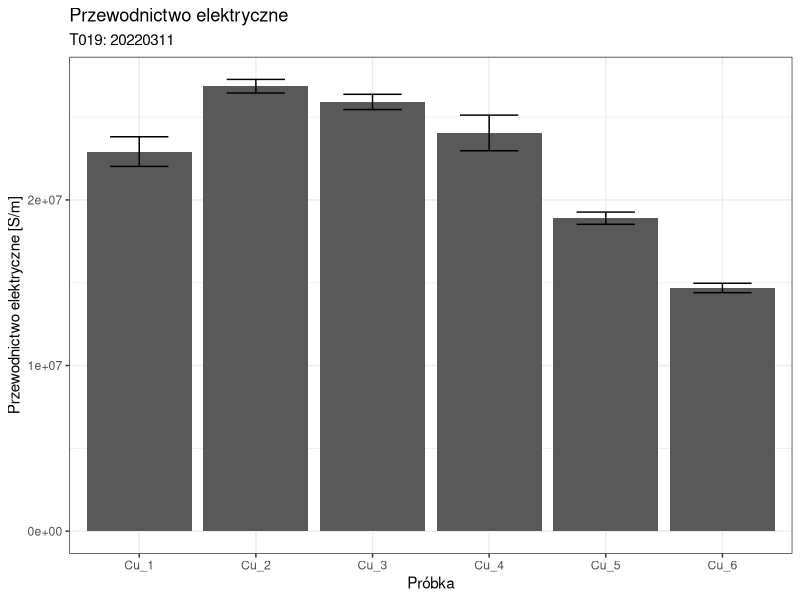
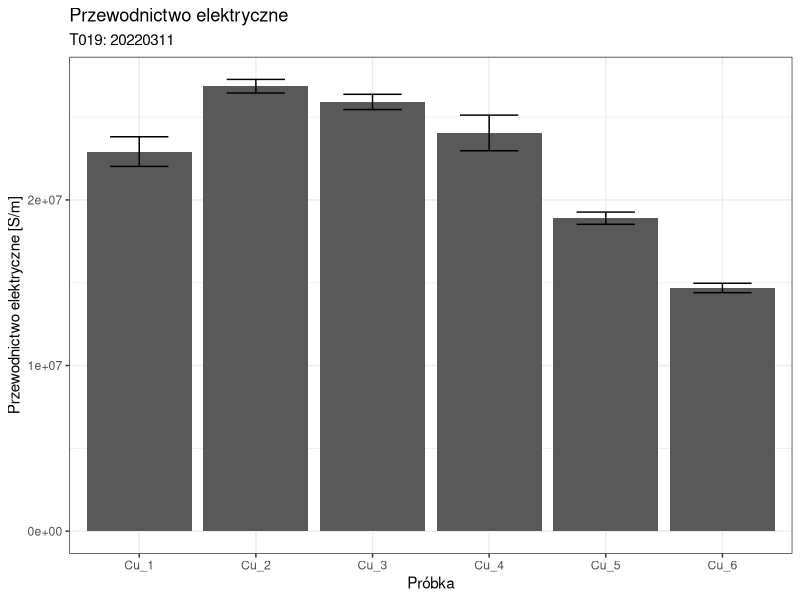

R code for these plots, in order:
#plot
cat('\014')
library(ggplot2)
library(xtable)

data = read.csv(file="20220311_Cu-Electrical.csv")

G1 = ggplot(data, aes(x=label, y=mean..S.m.))+
  geom_bar(stat='identity')+
  geom_errorbar(aes(ymin=data$mean..S.m.-data$sd..S.m., ymax=data$mean..S.m.+data$sd..S.m., width=.5))+
  ggtitle(label = "Przewodnictwo elektryczne", subtitle = "T019: 20220311")+
  xlab("Próbka")+ylab("Przewodnictwo elektryczne [S/m]")+
  theme_bw()

ggsave("T019-CuElectrical.png", width = 12, height = 10, units = 'cm')

print(G1)

expdata = data.frame(data$label, 
                     formatC(data$mean..S.m., format = 'e', digits = 2), 
                     formatC(data$median..S.m., format = 'e', digits = 2), 
                     formatC(data$sd..S.m., format = 'e', digits = 3))
names(expdata) <- c('LP', "Średnia [S/m]", "Mediana [S/m]", "Odchylenie standardowe [S/m[")
xtable(expdata)
